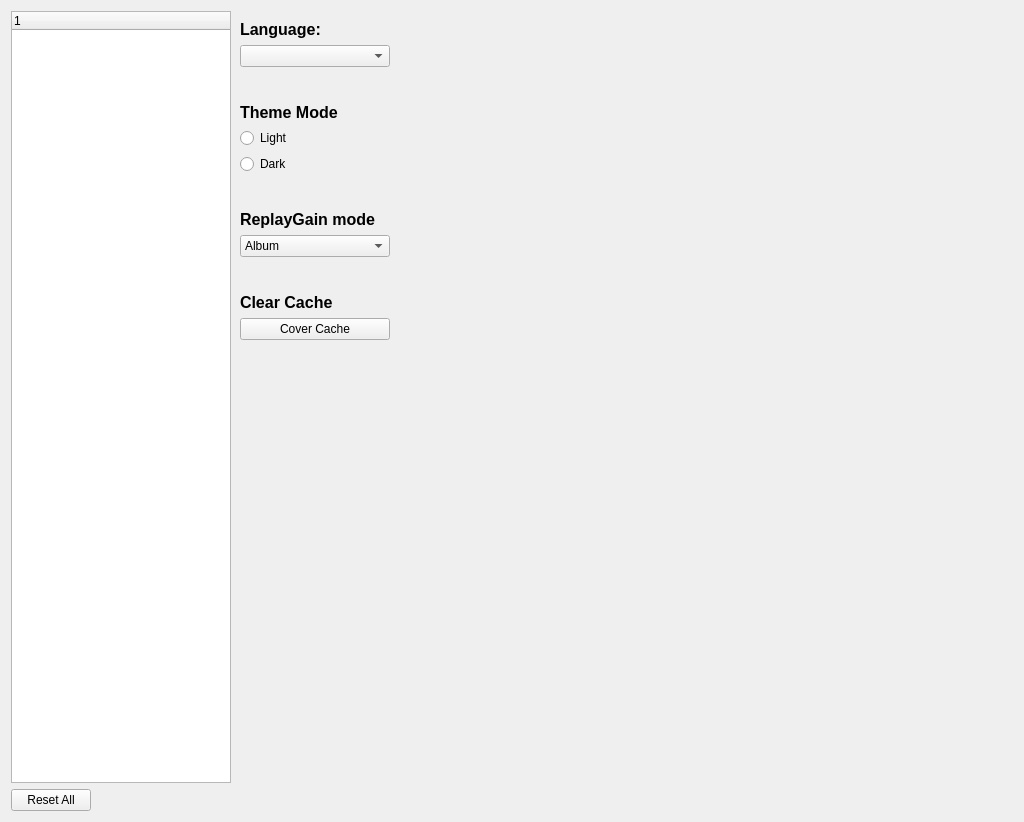
<?xml version="1.0" encoding="UTF-8"?>
<ui version="4.0">
 <class>PreferenceDialog</class>
 <widget class="QFrame" name="PreferenceDialog">
  <property name="geometry">
   <rect>
    <x>0</x>
    <y>0</y>
    <width>1024</width>
    <height>822</height>
   </rect>
  </property>
  <property name="sizePolicy">
   <sizepolicy hsizetype="Fixed" vsizetype="Preferred">
    <horstretch>0</horstretch>
    <verstretch>0</verstretch>
   </sizepolicy>
  </property>
  <property name="focusPolicy">
   <enum>Qt::FocusPolicy::NoFocus</enum>
  </property>
  <property name="windowTitle">
   <string>Preference</string>
  </property>
  <layout class="QVBoxLayout" name="verticalLayout">
   <item>
    <layout class="QHBoxLayout" name="horizontalLayout">
     <property name="spacing">
      <number>0</number>
     </property>
     <property name="leftMargin">
      <number>0</number>
     </property>
     <property name="topMargin">
      <number>0</number>
     </property>
     <property name="rightMargin">
      <number>0</number>
     </property>
     <property name="bottomMargin">
      <number>0</number>
     </property>
     <item>
      <widget class="QTreeWidget" name="preferenceTreeWidget">
       <property name="sizePolicy">
        <sizepolicy hsizetype="Fixed" vsizetype="Expanding">
         <horstretch>0</horstretch>
         <verstretch>0</verstretch>
        </sizepolicy>
       </property>
       <property name="minimumSize">
        <size>
         <width>220</width>
         <height>0</height>
        </size>
       </property>
       <property name="maximumSize">
        <size>
         <width>220</width>
         <height>16777215</height>
        </size>
       </property>
       <column>
        <property name="text">
         <string notr="true">1</string>
        </property>
       </column>
      </widget>
     </item>
     <item>
      <widget class="QStackedWidget" name="stackedWidget">
       <property name="sizePolicy">
        <sizepolicy hsizetype="Preferred" vsizetype="Preferred">
         <horstretch>2</horstretch>
         <verstretch>0</verstretch>
        </sizepolicy>
       </property>
       <property name="currentIndex">
        <number>0</number>
       </property>
       <widget class="QWidget" name="playbackPage">
        <layout class="QVBoxLayout" name="verticalLayout_17" stretch="0,0,0,0,0,0,0,0">
         <item>
          <layout class="QVBoxLayout" name="verticalLayout_15">
           <item>
            <widget class="QLabel" name="lbLang">
             <property name="font">
              <font>
               <pointsize>12</pointsize>
               <bold>true</bold>
               <kerning>false</kerning>
              </font>
             </property>
             <property name="text">
              <string>Language:</string>
             </property>
            </widget>
           </item>
           <item>
            <widget class="QComboBox" name="langCombo">
             <property name="maximumSize">
              <size>
               <width>150</width>
               <height>16777215</height>
              </size>
             </property>
             <property name="font">
              <font>
               <kerning>false</kerning>
              </font>
             </property>
            </widget>
           </item>
          </layout>
         </item>
         <item>
          <spacer name="verticalSpacer_7">
           <property name="orientation">
            <enum>Qt::Orientation::Vertical</enum>
           </property>
           <property name="sizeType">
            <enum>QSizePolicy::Policy::Fixed</enum>
           </property>
           <property name="sizeHint" stdset="0">
            <size>
             <width>20</width>
             <height>30</height>
            </size>
           </property>
          </spacer>
         </item>
         <item>
          <layout class="QVBoxLayout" name="verticalLayout_16">
           <item>
            <widget class="QLabel" name="lbThemeMode">
             <property name="font">
              <font>
               <pointsize>12</pointsize>
               <bold>true</bold>
               <kerning>false</kerning>
              </font>
             </property>
             <property name="text">
              <string>Theme Mode</string>
             </property>
            </widget>
           </item>
           <item>
            <widget class="QRadioButton" name="lightRadioButton">
             <property name="text">
              <string>Light</string>
             </property>
            </widget>
           </item>
           <item>
            <widget class="QRadioButton" name="darkRadioButton">
             <property name="text">
              <string>Dark</string>
             </property>
            </widget>
           </item>
          </layout>
         </item>
         <item>
          <spacer name="verticalSpacer_5">
           <property name="orientation">
            <enum>Qt::Orientation::Vertical</enum>
           </property>
           <property name="sizeType">
            <enum>QSizePolicy::Policy::Fixed</enum>
           </property>
           <property name="sizeHint" stdset="0">
            <size>
             <width>20</width>
             <height>30</height>
            </size>
           </property>
          </spacer>
         </item>
         <item>
          <layout class="QVBoxLayout" name="verticalLayout_5">
           <item>
            <widget class="QLabel" name="lbReplayGameMode">
             <property name="maximumSize">
              <size>
               <width>16777215</width>
               <height>16777215</height>
              </size>
             </property>
             <property name="font">
              <font>
               <pointsize>12</pointsize>
               <bold>true</bold>
               <kerning>false</kerning>
              </font>
             </property>
             <property name="text">
              <string>ReplayGain mode</string>
             </property>
            </widget>
           </item>
           <item>
            <widget class="QComboBox" name="replayGainModeCombo">
             <property name="maximumSize">
              <size>
               <width>150</width>
               <height>16777215</height>
              </size>
             </property>
             <property name="font">
              <font>
               <kerning>false</kerning>
              </font>
             </property>
             <item>
              <property name="text">
               <string>Album</string>
              </property>
             </item>
             <item>
              <property name="text">
               <string>Track</string>
              </property>
             </item>
             <item>
              <property name="text">
               <string>None</string>
              </property>
             </item>
            </widget>
           </item>
          </layout>
         </item>
         <item>
          <spacer name="verticalSpacer_6">
           <property name="orientation">
            <enum>Qt::Orientation::Vertical</enum>
           </property>
           <property name="sizeType">
            <enum>QSizePolicy::Policy::Fixed</enum>
           </property>
           <property name="sizeHint" stdset="0">
            <size>
             <width>20</width>
             <height>30</height>
            </size>
           </property>
          </spacer>
         </item>
         <item>
          <layout class="QVBoxLayout" name="verticalLayout_9">
           <item>
            <widget class="QLabel" name="lbReplayGameMode_2">
             <property name="maximumSize">
              <size>
               <width>16777215</width>
               <height>16777215</height>
              </size>
             </property>
             <property name="font">
              <font>
               <pointsize>12</pointsize>
               <bold>true</bold>
               <kerning>false</kerning>
              </font>
             </property>
             <property name="text">
              <string>Clear Cache</string>
             </property>
            </widget>
           </item>
           <item>
            <widget class="QPushButton" name="clearCoverCacheButton">
             <property name="maximumSize">
              <size>
               <width>150</width>
               <height>16777215</height>
              </size>
             </property>
             <property name="text">
              <string>Cover Cache</string>
             </property>
            </widget>
           </item>
          </layout>
         </item>
         <item>
          <spacer name="verticalSpacer">
           <property name="orientation">
            <enum>Qt::Orientation::Vertical</enum>
           </property>
           <property name="sizeHint" stdset="0">
            <size>
             <width>20</width>
             <height>40</height>
            </size>
           </property>
          </spacer>
         </item>
        </layout>
       </widget>
       <widget class="QWidget" name="dspManagerPage">
        <widget class="QStackedWidget" name="resamplerStackedWidget">
         <property name="geometry">
          <rect>
           <x>10</x>
           <y>50</y>
           <width>591</width>
           <height>701</height>
          </rect>
         </property>
         <widget class="QWidget" name="noneResamplerPage"/>
         <widget class="QWidget" name="soxrResamplerPage">
          <layout class="QVBoxLayout" name="verticalLayout_4">
           <property name="spacing">
            <number>6</number>
           </property>
           <property name="leftMargin">
            <number>0</number>
           </property>
           <property name="topMargin">
            <number>6</number>
           </property>
           <property name="rightMargin">
            <number>0</number>
           </property>
           <property name="bottomMargin">
            <number>0</number>
           </property>
           <item>
            <layout class="QHBoxLayout" name="horizontalLayout_12">
             <item>
              <widget class="QLabel" name="lbResamplerSettings">
               <property name="maximumSize">
                <size>
                 <width>80</width>
                 <height>16777215</height>
                </size>
               </property>
               <property name="text">
                <string>Settings:</string>
               </property>
              </widget>
             </item>
             <item>
              <widget class="QComboBox" name="soxrSettingCombo"/>
             </item>
             <item>
              <layout class="QHBoxLayout" name="horizontalLayout_10">
               <item>
                <widget class="QPushButton" name="newSoxrSettingBtn">
                 <property name="text">
                  <string>New</string>
                 </property>
                </widget>
               </item>
               <item>
                <widget class="QPushButton" name="saveSoxrSettingBtn">
                 <property name="text">
                  <string>Save</string>
                 </property>
                </widget>
               </item>
               <item>
                <widget class="QPushButton" name="deleteSoxrSettingBtn">
                 <property name="text">
                  <string>Delete</string>
                 </property>
                </widget>
               </item>
              </layout>
             </item>
            </layout>
           </item>
           <item>
            <spacer name="verticalSpacer_13">
             <property name="orientation">
              <enum>Qt::Orientation::Vertical</enum>
             </property>
             <property name="sizeType">
              <enum>QSizePolicy::Policy::Fixed</enum>
             </property>
             <property name="sizeHint" stdset="0">
              <size>
               <width>20</width>
               <height>10</height>
              </size>
             </property>
            </spacer>
           </item>
           <item>
            <layout class="QHBoxLayout" name="horizontalLayout_9">
             <item>
              <layout class="QHBoxLayout" name="horizontalLayout_8">
               <item>
                <layout class="QHBoxLayout" name="horizontalLayout_6">
                 <item>
                  <widget class="QLabel" name="lbTargetSampleRate">
                   <property name="sizePolicy">
                    <sizepolicy hsizetype="Preferred" vsizetype="Preferred">
                     <horstretch>1</horstretch>
                     <verstretch>0</verstretch>
                    </sizepolicy>
                   </property>
                   <property name="text">
                    <string>Target samplerate:</string>
                   </property>
                  </widget>
                 </item>
                 <item>
                  <widget class="QComboBox" name="soxrTargetSampleRateComboBox">
                   <property name="sizePolicy">
                    <sizepolicy hsizetype="Preferred" vsizetype="Fixed">
                     <horstretch>0</horstretch>
                     <verstretch>0</verstretch>
                    </sizepolicy>
                   </property>
                   <item>
                    <property name="text">
                     <string>44100</string>
                    </property>
                   </item>
                   <item>
                    <property name="text">
                     <string>48000</string>
                    </property>
                   </item>
                   <item>
                    <property name="text">
                     <string>88200</string>
                    </property>
                   </item>
                   <item>
                    <property name="text">
                     <string>96000</string>
                    </property>
                   </item>
                   <item>
                    <property name="text">
                     <string>176400</string>
                    </property>
                   </item>
                   <item>
                    <property name="text">
                     <string>192000</string>
                    </property>
                   </item>
                   <item>
                    <property name="text">
                     <string>352800</string>
                    </property>
                   </item>
                   <item>
                    <property name="text">
                     <string>384000</string>
                    </property>
                   </item>
                   <item>
                    <property name="text">
                     <string>768000</string>
                    </property>
                   </item>
                  </widget>
                 </item>
                 <item>
                  <widget class="QLabel" name="lbHz">
                   <property name="text">
                    <string>Hz</string>
                   </property>
                  </widget>
                 </item>
                </layout>
               </item>
              </layout>
             </item>
             <item>
              <layout class="QHBoxLayout" name="horizontalLayout_7">
               <property name="spacing">
                <number>1</number>
               </property>
               <item>
                <spacer name="horizontalSpacer_3">
                 <property name="orientation">
                  <enum>Qt::Orientation::Horizontal</enum>
                 </property>
                 <property name="sizeHint" stdset="0">
                  <size>
                   <width>50</width>
                   <height>20</height>
                  </size>
                 </property>
                </spacer>
               </item>
               <item>
                <widget class="QLabel" name="lbQuality">
                 <property name="sizePolicy">
                  <sizepolicy hsizetype="Preferred" vsizetype="Preferred">
                   <horstretch>0</horstretch>
                   <verstretch>0</verstretch>
                  </sizepolicy>
                 </property>
                 <property name="text">
                  <string>Quality:</string>
                 </property>
                </widget>
               </item>
               <item>
                <widget class="QComboBox" name="soxrResampleQualityComboBox">
                 <property name="sizePolicy">
                  <sizepolicy hsizetype="Preferred" vsizetype="Fixed">
                   <horstretch>0</horstretch>
                   <verstretch>0</verstretch>
                  </sizepolicy>
                 </property>
                 <item>
                  <property name="text">
                   <string>Low</string>
                  </property>
                 </item>
                 <item>
                  <property name="text">
                   <string>Medium</string>
                  </property>
                 </item>
                 <item>
                  <property name="text">
                   <string>High Quality</string>
                  </property>
                 </item>
                 <item>
                  <property name="text">
                   <string>Very High Quality</string>
                  </property>
                 </item>
                 <item>
                  <property name="text">
                   <string>Ultra High Quality</string>
                  </property>
                 </item>
                </widget>
               </item>
               <item>
                <spacer name="horizontalSpacer">
                 <property name="orientation">
                  <enum>Qt::Orientation::Horizontal</enum>
                 </property>
                 <property name="sizeHint" stdset="0">
                  <size>
                   <width>50</width>
                   <height>20</height>
                  </size>
                 </property>
                </spacer>
               </item>
              </layout>
             </item>
            </layout>
           </item>
           <item>
            <spacer name="verticalSpacer_9">
             <property name="orientation">
              <enum>Qt::Orientation::Vertical</enum>
             </property>
             <property name="sizeType">
              <enum>QSizePolicy::Policy::Fixed</enum>
             </property>
             <property name="sizeHint" stdset="0">
              <size>
               <width>20</width>
               <height>10</height>
              </size>
             </property>
            </spacer>
           </item>
           <item>
            <widget class="QGroupBox" name="groupBox">
             <property name="sizePolicy">
              <sizepolicy hsizetype="Preferred" vsizetype="Fixed">
               <horstretch>0</horstretch>
               <verstretch>1</verstretch>
              </sizepolicy>
             </property>
             <property name="title">
              <string>Roll Off:</string>
             </property>
             <layout class="QVBoxLayout" name="verticalLayout_3">
              <item>
               <layout class="QHBoxLayout" name="horizontalLayout_5" stretch="0,1,1">
                <item>
                 <widget class="QLabel" name="lbRollOffLevel">
                  <property name="sizePolicy">
                   <sizepolicy hsizetype="Preferred" vsizetype="Preferred">
                    <horstretch>0</horstretch>
                    <verstretch>0</verstretch>
                   </sizepolicy>
                  </property>
                  <property name="text">
                   <string>Level:</string>
                  </property>
                 </widget>
                </item>
                <item>
                 <widget class="QComboBox" name="rollOffLevelComboBox">
                  <item>
                   <property name="text">
                    <string>Small (&lt; 0.01 dB)</string>
                   </property>
                  </item>
                  <item>
                   <property name="text">
                    <string>Medium (&lt; 0.35 dB)</string>
                   </property>
                  </item>
                  <item>
                   <property name="text">
                    <string>None</string>
                   </property>
                  </item>
                 </widget>
                </item>
                <item>
                 <spacer name="horizontalSpacer_7">
                  <property name="orientation">
                   <enum>Qt::Orientation::Horizontal</enum>
                  </property>
                  <property name="sizeHint" stdset="0">
                   <size>
                    <width>40</width>
                    <height>20</height>
                   </size>
                  </property>
                 </spacer>
                </item>
               </layout>
              </item>
             </layout>
            </widget>
           </item>
           <item>
            <spacer name="verticalSpacer_10">
             <property name="orientation">
              <enum>Qt::Orientation::Vertical</enum>
             </property>
             <property name="sizeType">
              <enum>QSizePolicy::Policy::Fixed</enum>
             </property>
             <property name="sizeHint" stdset="0">
              <size>
               <width>20</width>
               <height>10</height>
              </size>
             </property>
            </spacer>
           </item>
           <item>
            <layout class="QHBoxLayout" name="horizontalLayout_11"/>
           </item>
           <item>
            <widget class="QGroupBox" name="groupBox_2">
             <property name="minimumSize">
              <size>
               <width>0</width>
               <height>50</height>
              </size>
             </property>
             <property name="title">
              <string>Passsband:</string>
             </property>
             <layout class="QVBoxLayout" name="verticalLayout_7">
              <property name="spacing">
               <number>0</number>
              </property>
              <item>
               <widget class="SeekSlider" name="soxrPassbandSlider">
                <property name="minimum">
                 <number>1</number>
                </property>
                <property name="maximum">
                 <number>99</number>
                </property>
                <property name="singleStep">
                 <number>1</number>
                </property>
                <property name="pageStep">
                 <number>1</number>
                </property>
                <property name="sliderPosition">
                 <number>90</number>
                </property>
                <property name="orientation">
                 <enum>Qt::Orientation::Horizontal</enum>
                </property>
                <property name="tickPosition">
                 <enum>QSlider::TickPosition::TicksBelow</enum>
                </property>
                <property name="tickInterval">
                 <number>5</number>
                </property>
               </widget>
              </item>
              <item>
               <widget class="QLabel" name="soxrPassbandValue">
                <property name="text">
                 <string>90%</string>
                </property>
                <property name="alignment">
                 <set>Qt::AlignmentFlag::AlignCenter</set>
                </property>
               </widget>
              </item>
             </layout>
            </widget>
           </item>
           <item>
            <spacer name="verticalSpacer_11">
             <property name="orientation">
              <enum>Qt::Orientation::Vertical</enum>
             </property>
             <property name="sizeType">
              <enum>QSizePolicy::Policy::Fixed</enum>
             </property>
             <property name="sizeHint" stdset="0">
              <size>
               <width>20</width>
               <height>10</height>
              </size>
             </property>
            </spacer>
           </item>
           <item>
            <widget class="QGroupBox" name="groupBox_3">
             <property name="minimumSize">
              <size>
               <width>0</width>
               <height>50</height>
              </size>
             </property>
             <property name="title">
              <string>Phase:</string>
             </property>
             <layout class="QVBoxLayout" name="verticalLayout_8">
              <property name="spacing">
               <number>0</number>
              </property>
              <item>
               <widget class="SeekSlider" name="soxrPhaseSlider">
                <property name="minimum">
                 <number>0</number>
                </property>
                <property name="maximum">
                 <number>50</number>
                </property>
                <property name="sliderPosition">
                 <number>45</number>
                </property>
                <property name="orientation">
                 <enum>Qt::Orientation::Horizontal</enum>
                </property>
                <property name="tickPosition">
                 <enum>QSlider::TickPosition::TicksBelow</enum>
                </property>
                <property name="tickInterval">
                 <number>1</number>
                </property>
               </widget>
              </item>
              <item>
               <widget class="QLabel" name="soxrPhaseValue">
                <property name="text">
                 <string>45%</string>
                </property>
                <property name="alignment">
                 <set>Qt::AlignmentFlag::AlignCenter</set>
                </property>
               </widget>
              </item>
             </layout>
            </widget>
           </item>
           <item>
            <spacer name="verticalSpacer_4">
             <property name="orientation">
              <enum>Qt::Orientation::Vertical</enum>
             </property>
             <property name="sizeHint" stdset="0">
              <size>
               <width>20</width>
               <height>40</height>
              </size>
             </property>
            </spacer>
           </item>
          </layout>
         </widget>
         <widget class="QWidget" name="srcResamplerPage">
          <layout class="QVBoxLayout" name="verticalLayout_6">
           <property name="spacing">
            <number>0</number>
           </property>
           <property name="leftMargin">
            <number>0</number>
           </property>
           <property name="topMargin">
            <number>0</number>
           </property>
           <property name="rightMargin">
            <number>0</number>
           </property>
           <property name="bottomMargin">
            <number>0</number>
           </property>
           <item>
            <layout class="QHBoxLayout" name="horizontalLayout_2" stretch="0,1,0">
             <property name="spacing">
              <number>0</number>
             </property>
             <item>
              <widget class="QLabel" name="lbSrcTargetSampleRate">
               <property name="maximumSize">
                <size>
                 <width>150</width>
                 <height>16777215</height>
                </size>
               </property>
               <property name="text">
                <string>Target samplerate:</string>
               </property>
              </widget>
             </item>
             <item>
              <widget class="QComboBox" name="srcTargetSampleRateComboBox">
               <property name="maximumSize">
                <size>
                 <width>150</width>
                 <height>16777215</height>
                </size>
               </property>
               <item>
                <property name="text">
                 <string>44100</string>
                </property>
               </item>
               <item>
                <property name="text">
                 <string>48000</string>
                </property>
               </item>
               <item>
                <property name="text">
                 <string>88200</string>
                </property>
               </item>
               <item>
                <property name="text">
                 <string>96000</string>
                </property>
               </item>
               <item>
                <property name="text">
                 <string>176400</string>
                </property>
               </item>
               <item>
                <property name="text">
                 <string>192000</string>
                </property>
               </item>
               <item>
                <property name="text">
                 <string>352800</string>
                </property>
               </item>
               <item>
                <property name="text">
                 <string>384000</string>
                </property>
               </item>
               <item>
                <property name="text">
                 <string>768000</string>
                </property>
               </item>
              </widget>
             </item>
             <item>
              <widget class="QLabel" name="lbSrcHz">
               <property name="text">
                <string>Hz</string>
               </property>
              </widget>
             </item>
            </layout>
           </item>
           <item>
            <spacer name="verticalSpacer_2">
             <property name="orientation">
              <enum>Qt::Orientation::Vertical</enum>
             </property>
             <property name="sizeHint" stdset="0">
              <size>
               <width>20</width>
               <height>675</height>
              </size>
             </property>
            </spacer>
           </item>
          </layout>
         </widget>
         <widget class="QWidget" name="r8brainResamplerPage">
          <layout class="QVBoxLayout" name="verticalLayout_2">
           <property name="spacing">
            <number>0</number>
           </property>
           <property name="leftMargin">
            <number>0</number>
           </property>
           <property name="topMargin">
            <number>0</number>
           </property>
           <property name="rightMargin">
            <number>0</number>
           </property>
           <property name="bottomMargin">
            <number>0</number>
           </property>
           <item>
            <layout class="QHBoxLayout" name="horizontalLayout_4" stretch="0,1,0">
             <property name="spacing">
              <number>0</number>
             </property>
             <item>
              <widget class="QLabel" name="lbR8BrainTargetSampleRate">
               <property name="maximumSize">
                <size>
                 <width>150</width>
                 <height>16777215</height>
                </size>
               </property>
               <property name="text">
                <string>Target samplerate:</string>
               </property>
              </widget>
             </item>
             <item>
              <widget class="QComboBox" name="r8brainTargetSampleRateComboBox">
               <property name="maximumSize">
                <size>
                 <width>150</width>
                 <height>16777215</height>
                </size>
               </property>
               <item>
                <property name="text">
                 <string>44100</string>
                </property>
               </item>
               <item>
                <property name="text">
                 <string>48000</string>
                </property>
               </item>
               <item>
                <property name="text">
                 <string>88200</string>
                </property>
               </item>
               <item>
                <property name="text">
                 <string>96000</string>
                </property>
               </item>
               <item>
                <property name="text">
                 <string>176400</string>
                </property>
               </item>
               <item>
                <property name="text">
                 <string>192000</string>
                </property>
               </item>
               <item>
                <property name="text">
                 <string>352800</string>
                </property>
               </item>
               <item>
                <property name="text">
                 <string>384000</string>
                </property>
               </item>
               <item>
                <property name="text">
                 <string>768000</string>
                </property>
               </item>
              </widget>
             </item>
             <item>
              <widget class="QLabel" name="lbR8BrainHz">
               <property name="text">
                <string>Hz</string>
               </property>
              </widget>
             </item>
            </layout>
           </item>
           <item>
            <spacer name="verticalSpacer_3">
             <property name="orientation">
              <enum>Qt::Orientation::Vertical</enum>
             </property>
             <property name="sizeHint" stdset="0">
              <size>
               <width>20</width>
               <height>306</height>
              </size>
             </property>
            </spacer>
           </item>
          </layout>
         </widget>
        </widget>
        <widget class="QWidget" name="layoutWidget">
         <property name="geometry">
          <rect>
           <x>0</x>
           <y>0</y>
           <width>381</width>
           <height>41</height>
          </rect>
         </property>
         <layout class="QHBoxLayout" name="horizontalLayout_27">
          <item>
           <widget class="QLabel" name="lbResampler">
            <property name="sizePolicy">
             <sizepolicy hsizetype="Preferred" vsizetype="Preferred">
              <horstretch>1</horstretch>
              <verstretch>0</verstretch>
             </sizepolicy>
            </property>
            <property name="text">
             <string>Resampler:</string>
            </property>
           </widget>
          </item>
          <item>
           <widget class="QComboBox" name="selectResamplerComboBox">
            <property name="sizePolicy">
             <sizepolicy hsizetype="Preferred" vsizetype="Fixed">
              <horstretch>1</horstretch>
              <verstretch>0</verstretch>
             </sizepolicy>
            </property>
            <item>
             <property name="text">
              <string>Disable</string>
             </property>
            </item>
            <item>
             <property name="text">
              <string>Soxr</string>
             </property>
            </item>
            <item>
             <property name="text">
              <string>Secret Rabbit Code</string>
             </property>
            </item>
            <item>
             <property name="text">
              <string>R8brain Free</string>
             </property>
            </item>
           </widget>
          </item>
         </layout>
        </widget>
       </widget>
      </widget>
     </item>
    </layout>
   </item>
   <item>
    <layout class="QHBoxLayout" name="horizontalLayout_13">
     <item>
      <widget class="QPushButton" name="resetAllButton">
       <property name="text">
        <string>Reset All</string>
       </property>
      </widget>
     </item>
     <item>
      <spacer name="horizontalSpacer_2">
       <property name="orientation">
        <enum>Qt::Orientation::Horizontal</enum>
       </property>
       <property name="sizeHint" stdset="0">
        <size>
         <width>40</width>
         <height>20</height>
        </size>
       </property>
      </spacer>
     </item>
    </layout>
   </item>
  </layout>
 </widget>
 <customwidgets>
  <customwidget>
   <class>SeekSlider</class>
   <extends>QSlider</extends>
   <header>widget/seekslider.h</header>
  </customwidget>
 </customwidgets>
 <resources/>
 <connections/>
</ui>
